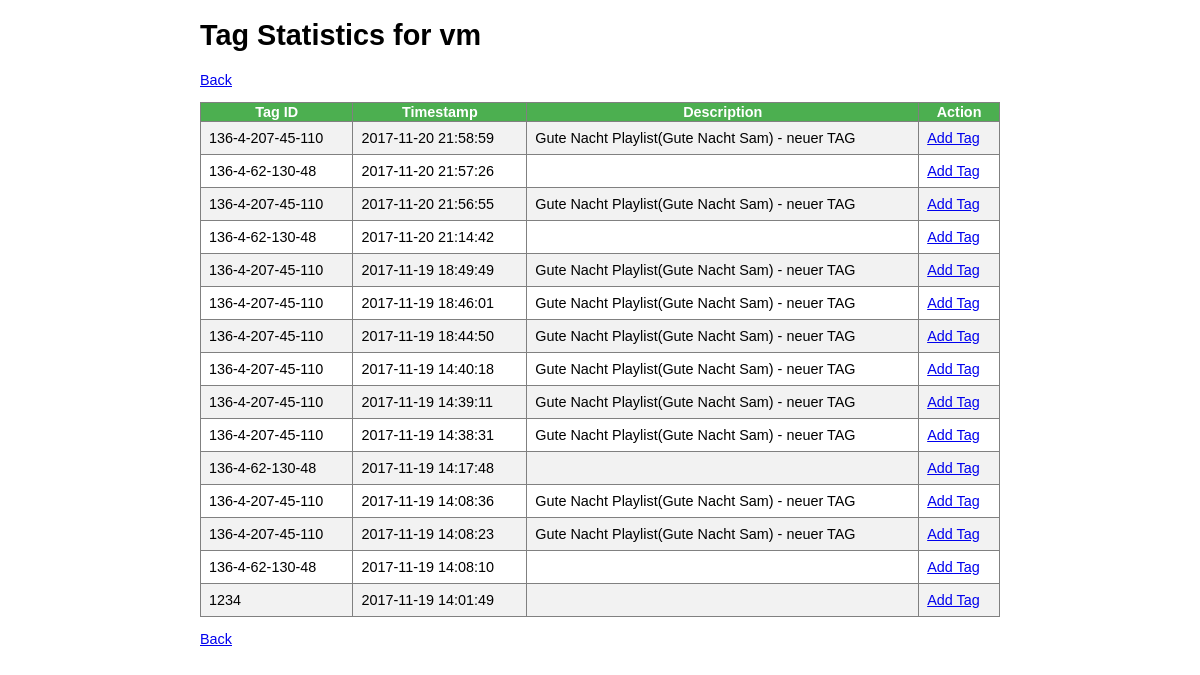
The app's page /tagstats.php with its own data.
### tables this page shows
CREATE TABLE 'tagstats' ('tag_id' TEXT, 'timestamp'  DATETIME DEFAULT CURRENT_TIMESTAMP  );

CREATE TABLE "tagconfig" ("tag_id" VARCHAR(255), "tag_uri" VARCHAR(255), "tag_desc" VARCHAR(255));

### Db.php (called while the page is built, shortened)
<?php
class Db {
	public $db;
	public function __construct($db){
		$this->db = new SQLite3($db);
	}
	public function createTagTable(){
		return $this->db->exec('CREATE TABLE IF NOT EXISTS tagconfig (tag_id VARCHAR(255), tag_uri VARCHAR(255), tag_desc VARCHAR(255))');
	}
  public function createTagStatsTable(){
		return $this->db->exec('CREATE TABLE IF NOT EXISTS tagstats (tag_id TEXT, timestamp DATETIME DEFAULT CURRENT_TIMESTAMP )');
	}
  public function getTagStats(){
		return $this->db->query("SELECT ts.tag_id,ts.timestamp, tag_desc FROM tagstats ts left join tagconfig on ts.tag_id = tagconfig.tag_id ORDER BY ts.timestamp DESC");
	}
}
?>

### tagstats.php (the view, shortened to what this page needs)
<?php session_start();
$db = new Db('rfidplayer.sqlite');
?>
<!DOCTYPE html>
<html>
<head>
</head>
<body>
	<div style="margin: 0 auto; width: 100%; max-width: 800px; display: inline-block overflow-x:auto;">
		<div>
      <h1>Tag Statistics for <?php echo gethostname(); ?> </h1>
			<p><a href="index.php">Back</a></p>
		</div>
		<table cellpadding="1" border="1" width="100%">
			<tr>
				<th>Tag ID</th>
				<th>Timestamp</th>
				<th>Description</th>
				<th>Action</th>
			</tr>
			<?php
			$result = $db->getTagStats();
			while($row = $result->fetchArray()) {?>
			<tr>
				<td><?php echo $row['tag_id'];?></td>
				<td><?php echo $row['timestamp'];?></td>
				<td><?php echo $row['tag_desc'];?></td>
				<td>
					<a href="index.php?add=true&tag_id=<?php echo $row['tag_id']; ?>">Add Tag</a>
				</td>
			</tr>
			<?php } ?>
		</table>
    <p><a href="index.php">Back</a></p>
	</div>
</body>
</html>

### tagstats.php (style rules this page uses)
body { font-family: Sans-serif; font-size: 0.9em; }
table { border-collapse: collapse; width: 100%; }
h, td { text-align: left; padding: 8px; }
tr:nth-child(even) { background-color: #f2f2f2 }
th { background-color: #4CAF50; color: white; }

### records on screen
tagstats: tag "136-4-207-45-110", timestamp "2017-11-20 21:58:59", tagconfig.tag_desc "Gute Nacht Playlist(Gute Nacht Sam) - neuer TAG"
tagstats: tag "136-4-62-130-48", timestamp "2017-11-20 21:57:26"
tagstats: tag "136-4-207-45-110", timestamp "2017-11-20 21:56:55", tagconfig.tag_desc "Gute Nacht Playlist(Gute Nacht Sam) - neuer TAG"
tagstats: tag "136-4-62-130-48", timestamp "2017-11-20 21:14:42"
tagstats: tag "136-4-207-45-110", timestamp "2017-11-19 18:49:49", tagconfig.tag_desc "Gute Nacht Playlist(Gute Nacht Sam) - neuer TAG"
tagstats: tag "136-4-207-45-110", timestamp "2017-11-19 18:46:01", tagconfig.tag_desc "Gute Nacht Playlist(Gute Nacht Sam) - neuer TAG"
tagstats: tag "136-4-207-45-110", timestamp "2017-11-19 18:44:50", tagconfig.tag_desc "Gute Nacht Playlist(Gute Nacht Sam) - neuer TAG"
tagstats: tag "136-4-207-45-110", timestamp "2017-11-19 14:40:18", tagconfig.tag_desc "Gute Nacht Playlist(Gute Nacht Sam) - neuer TAG"
tagstats: tag "136-4-207-45-110", timestamp "2017-11-19 14:39:11", tagconfig.tag_desc "Gute Nacht Playlist(Gute Nacht Sam) - neuer TAG"
tagstats: tag "136-4-207-45-110", timestamp "2017-11-19 14:38:31", tagconfig.tag_desc "Gute Nacht Playlist(Gute Nacht Sam) - neuer TAG"
tagstats: tag "136-4-62-130-48", timestamp "2017-11-19 14:17:48"
tagstats: tag "136-4-207-45-110", timestamp "2017-11-19 14:08:36", tagconfig.tag_desc "Gute Nacht Playlist(Gute Nacht Sam) - neuer TAG"
tagstats: tag "136-4-207-45-110", timestamp "2017-11-19 14:08:23", tagconfig.tag_desc "Gute Nacht Playlist(Gute Nacht Sam) - neuer TAG"
tagstats: tag "136-4-62-130-48", timestamp "2017-11-19 14:08:10"
tagstats: tag "1234", timestamp "2017-11-19 14:01:49"

### other values on screen
gethostname() "vm"
